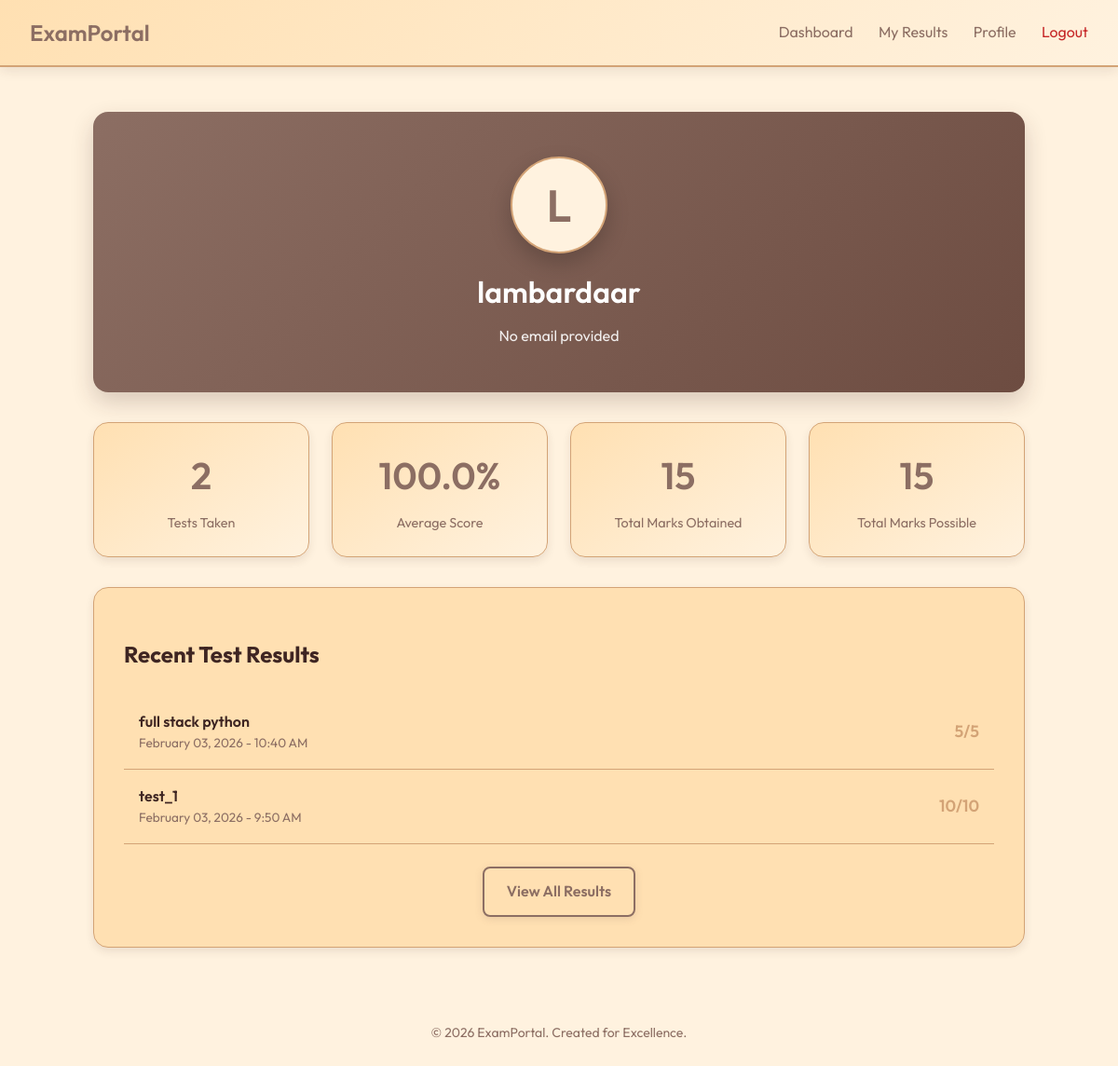
Screenshot of /profile/ (signed in) with the database file from the repository.
### test_app/models.py (models this page shows, shortened)
class Result(models.Model):
    student = models.ForeignKey(User, on_delete=models.CASCADE)
    paper = models.ForeignKey(QuestionPaper, on_delete=models.CASCADE, null=True)
    marks = models.PositiveIntegerField()
    total_marks = models.PositiveIntegerField(default=0)
    date = models.DateTimeField(auto_now_add=True)

class QuestionPaper(models.Model):
    title = models.CharField(max_length=200)
    description = models.TextField(blank=True)
    created_at = models.DateTimeField(auto_now_add=True)

### test_app/views.py (the view)
# urls.py: path('profile/', views.student_profile, name='student_profile'),
@login_required
def student_profile(request):
    results = Result.objects.filter(student=request.user).order_by('-date')
    total_tests = results.count()
    total_marks_obtained = sum(r.marks for r in results)
    total_marks_possible = sum(r.total_marks for r in results)
    average_percentage = 0
    if total_marks_possible > 0:
        average_percentage = round((total_marks_obtained / total_marks_possible) * 100, 2)
    context = {
        'results': results[:5],  # Show last 5 results
        'total_tests': total_tests,
        'average_percentage': average_percentage,
        'total_marks_obtained': total_marks_obtained,
        'total_marks_possible': total_marks_possible,
    }
    return render(request, 'test_app/profile.html', context)

### test_app/templates/test_app/profile.html (shortened to what this page needs)
{% extends 'test_app/base.html' %}
{% block content %}
<div class="profile-header">
    <div class="profile-avatar">{{ user.username|slice:":1"|upper }}</div>
    <div class="profile-name">{{ user.username }}</div>
    <div class="profile-email">{{ user.email|default:"No email provided" }}</div>
</div>
<div class="stats-grid">
    <div class="stat-card">
        <div class="stat-value">{{ total_tests }}</div>
        <div class="stat-label">Tests Taken</div>
    </div>
    <div class="stat-card">
        <div class="stat-value">{{ average_percentage }}%</div>
        <div class="stat-label">Average Score</div>
    </div>
    <div class="stat-card">
        <div class="stat-value">{{ total_marks_obtained }}</div>
        <div class="stat-label">Total Marks Obtained</div>
    </div>
    <div class="stat-card">
        <div class="stat-value">{{ total_marks_possible }}</div>
        <div class="stat-label">Total Marks Possible</div>
    </div>
</div>
<div class="recent-results">
    <h2 style="margin-bottom: 1.5rem;">Recent Test Results</h2>
    {% if results %}
    {% for result in results %}
    <div class="result-item">
        <div>
            <div class="result-paper">{{ result.paper.title }}</div>
            <div class="result-date">{{ result.date|date:"F d, Y - g:i A" }}</div>
        </div>
        <div
            class="result-score {% if result.marks >= result.total_marks|floatformat:0|add:'-10' %}score-good{% elif result.marks >= result.total_marks|floatformat:0|add:'-20' %}score-average{% else %}score-poor{% endif %}">
            {{ result.marks }}/{{ result.total_marks }}
        </div>
    </div>
    {% endfor %}
    <div style="text-align: center; margin-top: 1.5rem;">
        <a href="{% url 'view_results' %}" class="btn btn-outline">View All Results</a>
    </div>
    {% else %}
    <div class="no-results">
        <p style="font-size: 1.2rem; margin-bottom: 1rem;">📝 No test results yet</p>
        <p>Take your first test to see your results here!</p>
        <a href="{% url 'student_dashboard' %}" class="btn btn-primary" style="margin-top: 1rem;">Browse Tests</a>
    </div>
    {% endif %}
</div>
{% endblock %}

### test_app/templates/test_app/base.html (style rules this page uses)
:root { --primary: #8C6E63; --primary-hover: #6D4C41; --bg: #FFF2DF; --card-bg: #FFE0B2; --text: #3E2522; --text-light: #8C6E63; --accent: #D3A376; --danger: #C62828; --dark-brown: #3E2522; --taupe: #8C6E63; --warm-tan: #D3A376; --light-peach: #FFE0B2; --ivory: #FFF2DF; }
body { font-family: 'Outfit', sans-serif; background-color: var(--bg); color: var(--text); margin: 0; padding: 0; line-height: 1.6; }
.btn { display: inline-block; padding: 0.75rem 1.5rem; border-radius: 0.5rem; font-weight: 600; text-decoration: none; transition: all 0.3s; cursor: pointer; border: none; }
.btn-outline { border: 2px solid var(--primary); color: var(--primary); background: transparent; box-shadow: 0 2px 8px rgba(140, 110, 99, 0.2); }

### test_app/templates/test_app/profile.html (style rules this page uses)
.profile-header { background: linear-gradient(135deg, var(--primary) 0%, var(--primary-hover) 100%); color: white; padding: 3rem; border-radius: 1rem; margin-bottom: 2rem; text-align: center; box-shadow: 0 10px 25px rgba(62, 37, 34, 0.2); }
.profile-avatar { width: 100px; height: 100px; background: var(--ivory); color: var(--primary); border-radius: 50%; display: flex; align-items: center; justify-content: center; font-size: 3rem; margin: 0 auto 1rem; font-weight: 600; box-shadow: 0 10px 25px rgba(0, 0, 0, 0.2); border: 2px solid var(--accent); }
.profile-name { font-size: 2rem; font-weight: 600; margin-bottom: 0.5rem; }
.profile-email { opacity: 0.9; font-size: 1rem; }
.stats-grid { display: grid; grid-template-columns: repeat(auto-fit, minmax(200px, 1fr)); gap: 1.5rem; margin-bottom: 2rem; }
.stat-card { background: linear-gradient(145deg, var(--card-bg) 0%, var(--ivory) 100%); padding: 1.5rem; border-radius: 1rem; box-shadow: 0 4px 10px rgba(62, 37, 34, 0.1); text-align: center; transition: transform 0.3s; border: 1px solid var(--accent); }
.stat-value { font-size: 2.5rem; font-weight: 600; color: var(--primary); margin-bottom: 0.5rem; }
.stat-label { color: var(--text-light); font-size: 0.9rem; }
.recent-results { background: var(--card-bg); padding: 2rem; border-radius: 1rem; box-shadow: 0 4px 10px rgba(62, 37, 34, 0.1); border: 1px solid var(--accent); }
.result-item { display: flex; justify-content: space-between; align-items: center; padding: 1rem; border-bottom: 1px solid var(--accent); transition: background 0.2s; }
.result-paper { font-weight: 600; color: var(--text); }
.result-date { color: var(--text-light); font-size: 0.85rem; }
.result-score { font-weight: 600; font-size: 1.1rem; }
.score-good { color: var(--accent); }

### rows the page displays
Result: paper "full stack python", date "February 03, 2026 - 10:40 AM", marks "5", total_marks "5"
Result: paper "test_1", date "February 03, 2026 - 9:50 AM", marks "10", total_marks "10"

### other values shown
{{ user.username|slice:":1"|upper }} "L"
{{ user.username }} "lambardaar"
{{ user.email|default:"No email provided" }} "No email provided"
{{ total_tests }} "2"
{{ average_percentage }} "100.0"
{{ total_marks_obtained }} "15"
{{ total_marks_possible }} "15"
